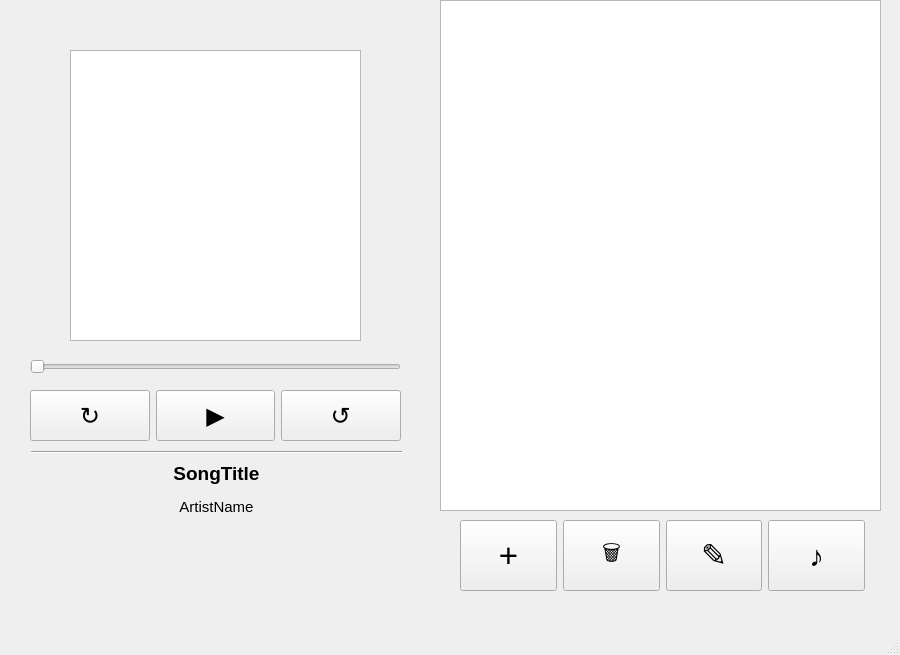
<?xml version="1.0" encoding="UTF-8"?>
<ui version="4.0">
 <class>MainWindow</class>
 <widget class="QMainWindow" name="MainWindow">
  <property name="geometry">
   <rect>
    <x>0</x>
    <y>0</y>
    <width>900</width>
    <height>655</height>
   </rect>
  </property>
  <property name="sizePolicy">
   <sizepolicy hsizetype="Fixed" vsizetype="Fixed">
    <horstretch>0</horstretch>
    <verstretch>0</verstretch>
   </sizepolicy>
  </property>
  <property name="focusPolicy">
   <enum>Qt::NoFocus</enum>
  </property>
  <property name="windowTitle">
   <string>MainWindow</string>
  </property>
  <property name="toolButtonStyle">
   <enum>Qt::ToolButtonIconOnly</enum>
  </property>
  <property name="tabShape">
   <enum>QTabWidget::Rounded</enum>
  </property>
  <property name="dockNestingEnabled">
   <bool>false</bool>
  </property>
  <property name="unifiedTitleAndToolBarOnMac">
   <bool>false</bool>
  </property>
  <widget class="QWidget" name="centralwidget">
   <widget class="QGraphicsView" name="coverViewer">
    <property name="geometry">
     <rect>
      <x>70</x>
      <y>50</y>
      <width>291</width>
      <height>291</height>
     </rect>
    </property>
   </widget>
   <widget class="QListView" name="playlist">
    <property name="geometry">
     <rect>
      <x>440</x>
      <y>0</y>
      <width>441</width>
      <height>511</height>
     </rect>
    </property>
    <property name="horizontalScrollBarPolicy">
     <enum>Qt::ScrollBarAlwaysOff</enum>
    </property>
    <property name="sizeAdjustPolicy">
     <enum>QAbstractScrollArea::AdjustIgnored</enum>
    </property>
   </widget>
   <widget class="QWidget" name="layoutWidget">
    <property name="geometry">
     <rect>
      <x>460</x>
      <y>520</y>
      <width>405</width>
      <height>71</height>
     </rect>
    </property>
    <layout class="QHBoxLayout" name="actionLayout">
     <property name="sizeConstraint">
      <enum>QLayout::SetMaximumSize</enum>
     </property>
     <item>
      <widget class="QPushButton" name="btn_add">
       <property name="sizePolicy">
        <sizepolicy hsizetype="Preferred" vsizetype="Preferred">
         <horstretch>0</horstretch>
         <verstretch>0</verstretch>
        </sizepolicy>
       </property>
       <property name="font">
        <font>
         <pointsize>25</pointsize>
        </font>
       </property>
       <property name="text">
        <string>+</string>
       </property>
       <property name="checkable">
        <bool>false</bool>
       </property>
      </widget>
     </item>
     <item>
      <widget class="QPushButton" name="btn_delete">
       <property name="sizePolicy">
        <sizepolicy hsizetype="Preferred" vsizetype="Preferred">
         <horstretch>0</horstretch>
         <verstretch>0</verstretch>
        </sizepolicy>
       </property>
       <property name="font">
        <font>
         <pointsize>16</pointsize>
        </font>
       </property>
       <property name="text">
        <string>🗑</string>
       </property>
      </widget>
     </item>
     <item>
      <widget class="QPushButton" name="btn_edit">
       <property name="sizePolicy">
        <sizepolicy hsizetype="Preferred" vsizetype="Preferred">
         <horstretch>0</horstretch>
         <verstretch>0</verstretch>
        </sizepolicy>
       </property>
       <property name="font">
        <font>
         <pointsize>23</pointsize>
        </font>
       </property>
       <property name="text">
        <string>✎</string>
       </property>
      </widget>
     </item>
     <item>
      <widget class="QPushButton" name="btn_change_playlist">
       <property name="sizePolicy">
        <sizepolicy hsizetype="Preferred" vsizetype="Preferred">
         <horstretch>0</horstretch>
         <verstretch>0</verstretch>
        </sizepolicy>
       </property>
       <property name="font">
        <font>
         <pointsize>22</pointsize>
        </font>
       </property>
       <property name="text">
        <string>♪</string>
       </property>
      </widget>
     </item>
    </layout>
   </widget>
   <widget class="QWidget" name="layoutWidget">
    <property name="geometry">
     <rect>
      <x>30</x>
      <y>390</y>
      <width>371</width>
      <height>51</height>
     </rect>
    </property>
    <layout class="QHBoxLayout" name="playbackButtonsLayout">
     <property name="sizeConstraint">
      <enum>QLayout::SetMaximumSize</enum>
     </property>
     <item>
      <widget class="QPushButton" name="btn_prev">
       <property name="sizePolicy">
        <sizepolicy hsizetype="Preferred" vsizetype="Preferred">
         <horstretch>0</horstretch>
         <verstretch>0</verstretch>
        </sizepolicy>
       </property>
       <property name="font">
        <font>
         <pointsize>18</pointsize>
        </font>
       </property>
       <property name="text">
        <string>↻</string>
       </property>
       <property name="checkable">
        <bool>false</bool>
       </property>
      </widget>
     </item>
     <item>
      <widget class="QPushButton" name="btn_play">
       <property name="sizePolicy">
        <sizepolicy hsizetype="Preferred" vsizetype="Preferred">
         <horstretch>0</horstretch>
         <verstretch>0</verstretch>
        </sizepolicy>
       </property>
       <property name="font">
        <font>
         <pointsize>18</pointsize>
        </font>
       </property>
       <property name="text">
        <string>▶</string>
       </property>
      </widget>
     </item>
     <item>
      <widget class="QPushButton" name="btn_next">
       <property name="sizePolicy">
        <sizepolicy hsizetype="Preferred" vsizetype="Preferred">
         <horstretch>0</horstretch>
         <verstretch>0</verstretch>
        </sizepolicy>
       </property>
       <property name="font">
        <font>
         <pointsize>18</pointsize>
        </font>
       </property>
       <property name="text">
        <string>↺</string>
       </property>
      </widget>
     </item>
    </layout>
   </widget>
   <widget class="QWidget" name="layoutWidget">
    <property name="geometry">
     <rect>
      <x>31</x>
      <y>451</y>
      <width>371</width>
      <height>69</height>
     </rect>
    </property>
    <layout class="QVBoxLayout" name="verticalLayout">
     <item>
      <widget class="Line" name="line">
       <property name="sizePolicy">
        <sizepolicy hsizetype="Preferred" vsizetype="Fixed">
         <horstretch>0</horstretch>
         <verstretch>0</verstretch>
        </sizepolicy>
       </property>
       <property name="orientation">
        <enum>Qt::Horizontal</enum>
       </property>
      </widget>
     </item>
     <item>
      <widget class="QLabel" name="lbl_title">
       <property name="sizePolicy">
        <sizepolicy hsizetype="Expanding" vsizetype="Preferred">
         <horstretch>0</horstretch>
         <verstretch>0</verstretch>
        </sizepolicy>
       </property>
       <property name="font">
        <font>
         <pointsize>14</pointsize>
         <weight>75</weight>
         <bold>true</bold>
        </font>
       </property>
       <property name="text">
        <string>SongTitle</string>
       </property>
       <property name="scaledContents">
        <bool>true</bool>
       </property>
       <property name="alignment">
        <set>Qt::AlignCenter</set>
       </property>
       <property name="wordWrap">
        <bool>false</bool>
       </property>
       <property name="textInteractionFlags">
        <set>Qt::LinksAccessibleByMouse</set>
       </property>
      </widget>
     </item>
     <item>
      <widget class="QLabel" name="lbl_artist">
       <property name="sizePolicy">
        <sizepolicy hsizetype="Expanding" vsizetype="Preferred">
         <horstretch>0</horstretch>
         <verstretch>0</verstretch>
        </sizepolicy>
       </property>
       <property name="font">
        <font>
         <pointsize>11</pointsize>
         <weight>50</weight>
         <bold>false</bold>
        </font>
       </property>
       <property name="text">
        <string>ArtistName</string>
       </property>
       <property name="scaledContents">
        <bool>true</bool>
       </property>
       <property name="alignment">
        <set>Qt::AlignCenter</set>
       </property>
       <property name="wordWrap">
        <bool>false</bool>
       </property>
       <property name="textInteractionFlags">
        <set>Qt::LinksAccessibleByMouse</set>
       </property>
      </widget>
     </item>
    </layout>
   </widget>
   <widget class="QSlider" name="slider">
    <property name="geometry">
     <rect>
      <x>30</x>
      <y>351</y>
      <width>371</width>
      <height>31</height>
     </rect>
    </property>
    <property name="orientation">
     <enum>Qt::Horizontal</enum>
    </property>
   </widget>
  </widget>
  <widget class="QMenuBar" name="menubar">
   <property name="geometry">
    <rect>
     <x>0</x>
     <y>0</y>
     <width>900</width>
     <height>26</height>
    </rect>
   </property>
  </widget>
  <widget class="QStatusBar" name="statusbar"/>
 </widget>
 <tabstops>
  <tabstop>btn_prev</tabstop>
  <tabstop>btn_play</tabstop>
  <tabstop>btn_next</tabstop>
  <tabstop>coverViewer</tabstop>
  <tabstop>playlist</tabstop>
  <tabstop>btn_edit</tabstop>
  <tabstop>btn_delete</tabstop>
 </tabstops>
 <resources/>
 <connections/>
</ui>
